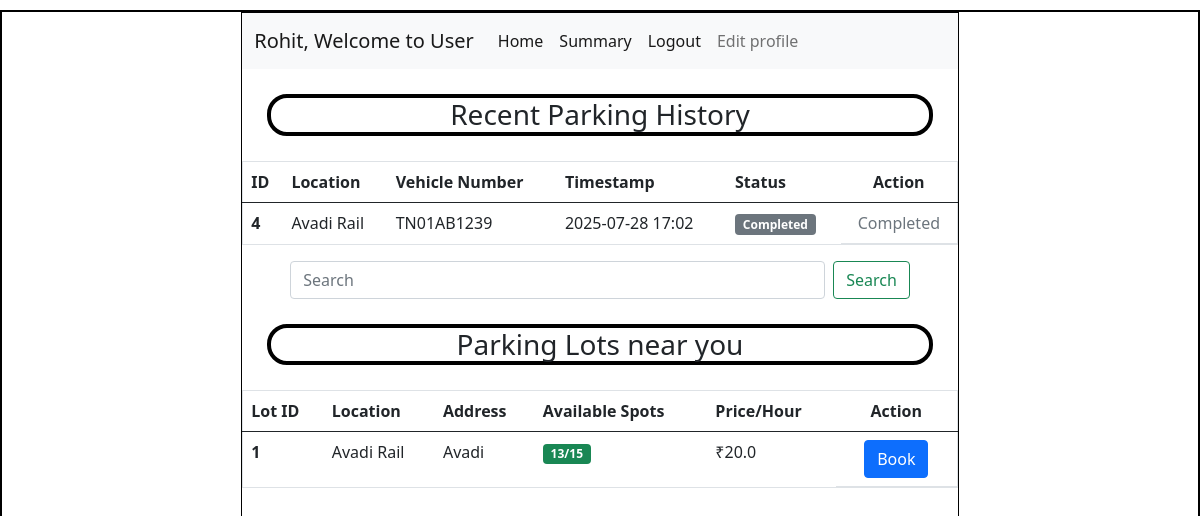
/user_dashboard/5, run on the app's committed database.
### application/models.py (models this page shows)
class User(db.Model):
    id = db.Column(db.Integer, primary_key=True)
    first_name = db.Column(db.String(), nullable=False)
    last_name = db.Column(db.String(), nullable=False)
    email = db.Column(db.String(), unique=True, nullable=False)
    pwd = db.Column(db.String(), nullable=False)
    vehicle_reg = db.Column(db.String(), unique=True, nullable=False)
    address = db.Column(db.String(), nullable=False)
    pincode = db.Column(db.String(), nullable=False)
    phone_number = db.Column(db.String(), unique=True, nullable=False)
    gender = db.Column(db.String())
    age = db.Column(db.Integer)
    type = db.Column(db.String(), default='general')
    reservations = db.relationship('Reservation', backref='user')

class ParkingLot(db.Model):
    id = db.Column(db.Integer, primary_key=True)
    prime_location_name = db.Column(db.String(), nullable=False)
    price = db.Column(db.Float, nullable=False)
    address = db.Column(db.String(), nullable=False)
    pin_code = db.Column(db.String(), nullable=False)
    max_spots = db.Column(db.Integer, nullable=False)
    spots = db.relationship('ParkingSpot', backref='lot')

### application/controllers.py (the view)
@app.route("/user_dashboard/<int:user_id>")
def user_dashboard(user_id):
    this_user = User.query.filter_by(id=user_id).first()
    parking_lots = ParkingLot.query.filter_by(pin_code=this_user.pincode).all()
    updated_lots = []
    for lot in parking_lots:
        available_count = ParkingSpot.query.filter_by(lot_id=lot.id, status='available').count()
        occupied_count = ParkingSpot.query.filter_by(lot_id=lot.id, status='occupied').count()
        updated_lots.append({
            'id': lot.id,
            'address': lot.address,
            'prime_location_name': lot.prime_location_name,
            'price': lot.price,
            'available_spots': available_count,
            'occupied_spots': occupied_count,
            'total_spots': lot.max_spots
        })
    user_reservations = Reservation.query.filter_by(user_id=user_id).order_by(Reservation.parking_timestamp.desc()).all()
    updated_reservations = []
    for reservation in user_reservations:
        spot = ParkingSpot.query.get(reservation.spot_id)
        lot = ParkingLot.query.get(spot.lot_id) if spot else None
        updated_reservations.append({
            'id': reservation.id,
            'location': lot.prime_location_name if lot else 'Unknown',
            'vehicle_number': this_user.vehicle_reg,
            'timestamp': reservation.parking_timestamp.strftime('%Y-%m-%d %H:%M'),
            'status': 'Active' if not reservation.leaving_timestamp else 'Completed',
            'spot_id': reservation.spot_id,
            'lot_id': lot.id if lot else None
        })
    return render_template("user_dashboard.html", this_user=this_user, parking_lots=updated_lots, reservations=updated_reservations)

### templates/user_dashboard.html (shortened to what this page needs)
<!DOCTYPE html>
<html lang="en">
<head>
    <link rel="stylesheet" href="../static/style.css">
    <link href="https://cdn.jsdelivr.net/npm/bootstrap@5.0.2/dist/css/bootstrap.min.css" rel="stylesheet">
</head>
<body>
    <div id="main">
        <div id="canvas">
            <nav class="navbar navbar-expand-lg navbar-light bg-light">
                <div class="container-fluid">
                    <a class="navbar-brand" href="#">{{this_user.first_name}}, Welcome to User</a>
                    <div class="collapse navbar-collapse" id="navbarSupportedContent">
                    <ul class="navbar-nav me-auto mb-2 mb-lg-0">
                        <li class="nav-item">
                        <a class="nav-link active" aria-current="page" href="">Home</a>
                        </li>
                        <li class="nav-item">
                        <a class="nav-link active" aria-current="page" href="#">Summary</a>
                        </li>
                        <li class="nav-item">
                        <a class="nav-link active" aria-current="page" href="/login">Logout</a>
                        </li>
                        <li class="nav-item">
                        <a class="nav-link" href="#">Edit profile</a>
                        </li>
                    </ul>
                    </div>
                </div>
            </nav>
            <div id="content">
                <h3 class="headings text-center">Recent Parking History</h3>
                <div id="table">
                    <table class="table border">
                        <thead>
                            <tr>
                                <th scope="col">ID</th>
                                <th scope="col">Location</th>
                                <th scope="col">Vehicle Number</th>
                                <th scope="col">Timestamp</th>
                                <th scope="col">Status</th>
                                <th scope="col" class="text-center">Action</th>
                            </tr>
                        </thead>
                        <tbody>
                            {% if reservations %}
                                {% for reservation in reservations %}
                                <tr>
                                    <th scope="row">{{ reservation.id }}</th>
                                    <td>{{ reservation.location }}</td>
                                    <td>{{ reservation.vehicle_number }}</td>
                                    <td>{{ reservation.timestamp }}</td>
                                    <td>
                                        {% if reservation.status == 'Active' %}
                                            <span class="badge bg-success">Active</span>
                                        {% else %}
                                            <span class="badge bg-secondary">Completed</span>
                                        {% endif %}
                                    </td>
                                    <td class="d-flex justify-content-center">
                                        {% if reservation.status == 'Active' %}
                                            <a href="/release-spot/{{ this_user.id }}/{{ reservation.id }}" class="btn btn-warning mx-2">Release</a>
                                        {% else %}
                                            <span class="text-muted">Completed</span>
                                        {% endif %}
                                    </td>
                                </tr>
                                {% endfor %}
                            {% else %}
                                <tr>
                                    <td colspan="6" class="text-center">No parking history found</td>
                                </tr>
                            {% endif %}
                        </tbody>
                    </table>
                </div>
                <form class="d-flex justify-content-center mx-5">
                    <input class="form-control me-2" type="search" placeholder="Search" aria-label="Search">
                    <button class="btn btn-outline-success" type="submit">Search</button>
                </form>
                <h3 class="headings text-center">Parking Lots near you</h3>
                <div id="table">
                    <table class="table border">
                        <thead>
                            <tr>
                                <th scope="col">Lot ID</th>
                                <th scope="col">Location</th>
                                <th scope="col">Address</th>
                                <th scope="col">Available Spots</th>
                                <th scope="col">Price/Hour</th>
                                <th scope="col" class="text-center">Action</th>
                            </tr>
                        </thead>
                        <tbody>
                            {% if parking_lots %}
                                {% for lot in parking_lots %}
                                <tr>
                                    <th scope="row">{{ lot.id }}</th>
                                    <td>{{ lot.prime_location_name }}</td>
                                    <td>{{ lot.address }}</td>
                                    <td>
                                        {% if lot.available_spots > 0 %}
                                            <span class="badge bg-success">{{ lot.available_spots }}/{{ lot.total_spots }}</span>
                                        {% else %}
                                            <span class="badge bg-danger">Full</span>
                                        {% endif %}
                                    </td>
                                    <td>₹{{ lot.price }}</td>
                                    <td class="d-flex justify-content-center">
                                        {% if lot.available_spots > 0 %}
                                            <a href="/book-spot/{{ this_user.id }}/{{ lot.id }}" class="btn btn-primary mx-2">Book</a>
                                        {% else %}
                                            <button class="btn btn-secondary mx-2" disabled>Full</button>
                                        {% endif %}
                                    </td>
                                </tr>
                                {% endfor %}
                            {% else %}
                                <tr>
                                    <td colspan="6" class="text-center">No parking lots found in your pincode ({{ this_user.pincode }})</td>
                                </tr>
                            {% endif %}
                        </tbody>
                    </table>
                </div>
            </div>
        </div>
    </div>
</body>
</html>

### static/style.css (style rules this page uses)
* { margin: 0px; }
#main, canvas { border: 2px solid black; margin-top: 10px; margin-bottom: 10px; }
#canvas { width: 60%; height: 850px; margin: auto; border: 1px solid black; }
.headings { border: 4px solid black; border-radius: 20px; margin: 25px; }

### data on the page
User: first_name "Rohit", vehicle_number "TN01AB1239"
ParkingLot: location "Avadi Rail", id "1", prime_location_name "Avadi Rail", address "Avadi", available_spots "13", total_spots "15", price "20.0"

### other printed values
{{ reservation.id }} "4"
{{ reservation.timestamp }} "2025-07-28 17:02"
